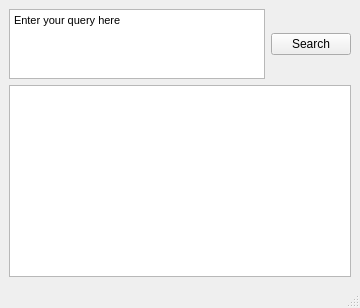
<?xml version="1.0" encoding="UTF-8"?>
<ui version="4.0">
 <class>MainWindow</class>
 <widget class="QMainWindow" name="MainWindow">
  <property name="enabled">
   <bool>true</bool>
  </property>
  <property name="geometry">
   <rect>
    <x>0</x>
    <y>0</y>
    <width>344</width>
    <height>297</height>
   </rect>
  </property>
  <property name="sizePolicy">
   <sizepolicy hsizetype="Minimum" vsizetype="Minimum">
    <horstretch>0</horstretch>
    <verstretch>0</verstretch>
   </sizepolicy>
  </property>
  <property name="windowTitle">
   <string notr="true">Video Recommender System - Turcu Gabriel</string>
  </property>
  <widget class="QWidget" name="centralwidget">
   <layout class="QHBoxLayout" name="horizontalLayout_2">
    <item>
     <layout class="QVBoxLayout" name="verticalLayout">
      <property name="sizeConstraint">
       <enum>QLayout::SetMinimumSize</enum>
      </property>
      <item>
       <layout class="QHBoxLayout" name="horizontalLayout">
        <property name="sizeConstraint">
         <enum>QLayout::SetDefaultConstraint</enum>
        </property>
        <item>
         <widget class="QTextEdit" name="textEdit">
          <property name="sizePolicy">
           <sizepolicy hsizetype="Minimum" vsizetype="Maximum">
            <horstretch>0</horstretch>
            <verstretch>0</verstretch>
           </sizepolicy>
          </property>
          <property name="maximumSize">
           <size>
            <width>16777215</width>
            <height>170</height>
           </size>
          </property>
          <property name="html">
           <string>&lt;!DOCTYPE HTML PUBLIC &quot;-//W3C//DTD HTML 4.0//EN&quot; &quot;http://www.w3.org/TR/REC-html40/strict.dtd&quot;&gt;
&lt;html&gt;&lt;head&gt;&lt;meta name=&quot;qrichtext&quot; content=&quot;1&quot; /&gt;&lt;style type=&quot;text/css&quot;&gt;
p, li { white-space: pre-wrap; }
&lt;/style&gt;&lt;/head&gt;&lt;body style=&quot; font-family:'MS Shell Dlg 2'; font-size:8.14286pt; font-weight:400; font-style:normal;&quot;&gt;
&lt;p style=&quot; margin-top:0px; margin-bottom:0px; margin-left:0px; margin-right:0px; -qt-block-indent:0; text-indent:0px;&quot;&gt;&lt;span style=&quot; font-size:8.14286pt;&quot;&gt;Enter your query here&lt;/span&gt;&lt;/p&gt;&lt;/body&gt;&lt;/html&gt;</string>
          </property>
         </widget>
        </item>
        <item>
         <widget class="QPushButton" name="pushButton">
          <property name="sizePolicy">
           <sizepolicy hsizetype="Maximum" vsizetype="Maximum">
            <horstretch>0</horstretch>
            <verstretch>0</verstretch>
           </sizepolicy>
          </property>
          <property name="text">
           <string>Search</string>
          </property>
         </widget>
        </item>
       </layout>
      </item>
      <item>
       <widget class="QTextBrowser" name="textBrowser">
        <property name="sizePolicy">
         <sizepolicy hsizetype="Minimum" vsizetype="Minimum">
          <horstretch>0</horstretch>
          <verstretch>0</verstretch>
         </sizepolicy>
        </property>
        <property name="toolTip">
         <string>&lt;html&gt;&lt;head/&gt;&lt;body&gt;&lt;p&gt;Debug Window&lt;/p&gt;&lt;/body&gt;&lt;/html&gt;</string>
        </property>
        <property name="whatsThis">
         <string>&lt;html&gt;&lt;head/&gt;&lt;body&gt;&lt;p&gt;Debug Window&lt;/p&gt;&lt;/body&gt;&lt;/html&gt;</string>
        </property>
        <property name="autoFillBackground">
         <bool>false</bool>
        </property>
        <property name="lineWrapMode">
         <enum>QTextEdit::WidgetWidth</enum>
        </property>
        <property name="tabStopWidth">
         <number>80</number>
        </property>
       </widget>
      </item>
     </layout>
    </item>
   </layout>
  </widget>
  <widget class="QStatusBar" name="statusBar"/>
  <action name="actionasdasdgg">
   <property name="text">
    <string>asdasdgg</string>
   </property>
  </action>
 </widget>
 <resources/>
 <connections/>
</ui>
